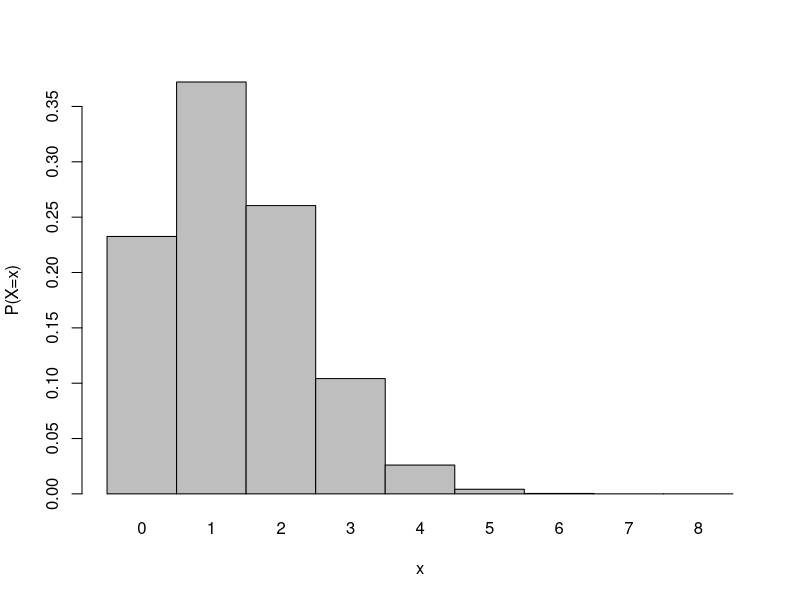
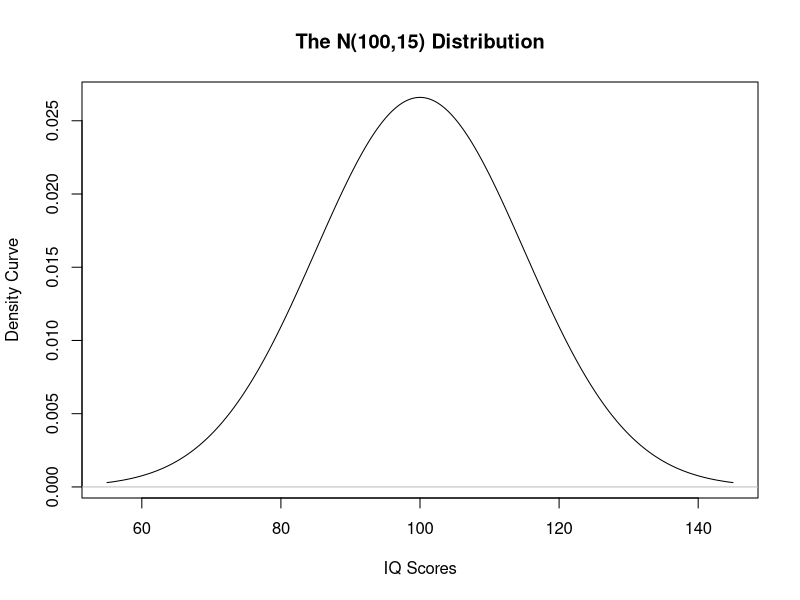
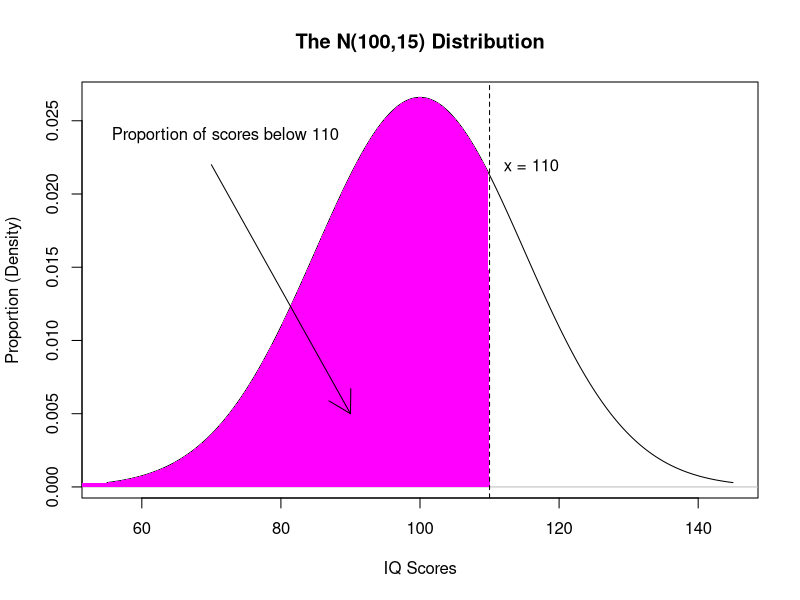
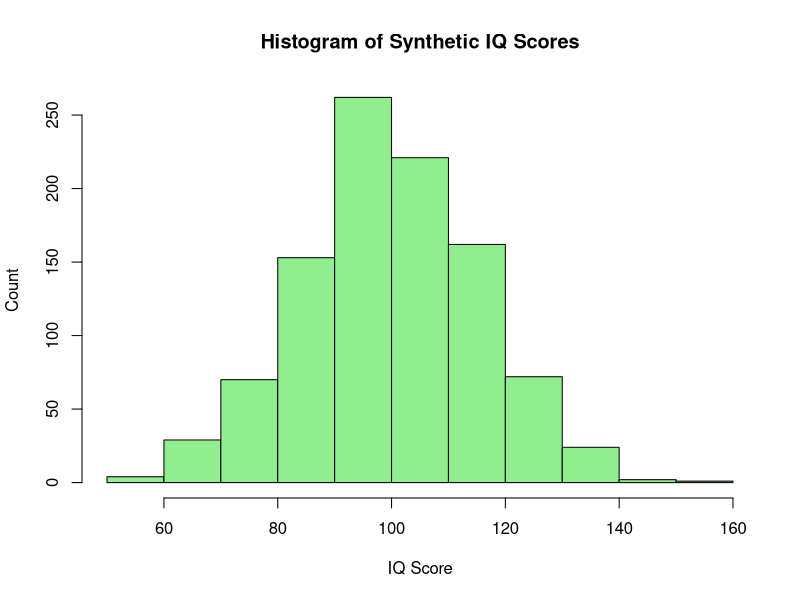
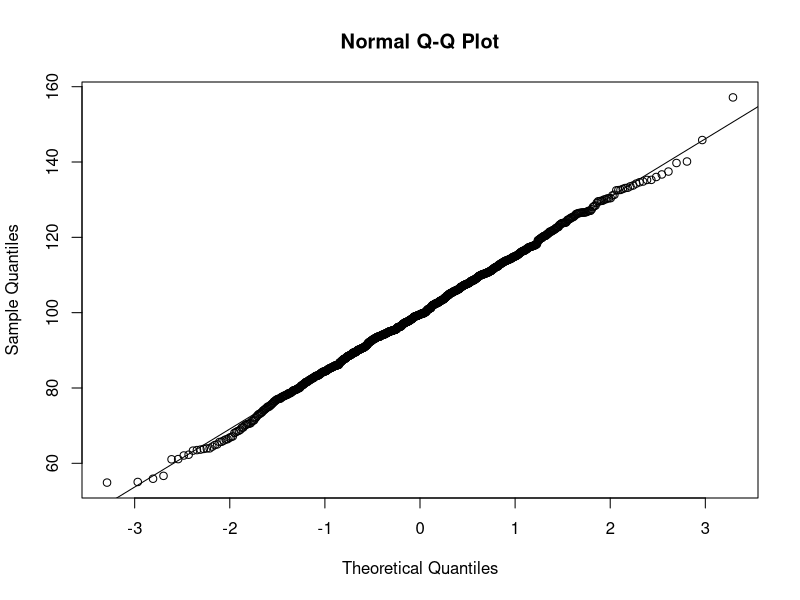

These charts were generated, in order, by the following R code:
## ---- chunk 1
knitr::opts_chunk$set(echo = TRUE)
## ---- chunk 2
dbinom(x=5, size=8, prob = 1/6)
## ---- chunk 3
X.prob <- dbinom(x=0:8, size=8, prob = 1/6)
X.prob
## ---- chunk 4
sum(X.prob)
## ---- chunk 5
round(X.prob, 3)
## ---- chunk 6
n=8
p=1/6
mu<- n*p
variance<-n*p*(1-p)
mu
variance
## ---- chunk 7
barplot(X.prob, names.arg = 0:8,
        space=0,
        xlab="x",
        ylab="P(X=x)")
## ---- chunk 8
## Using dbinom
sum(dbinom(x=0:3,size=8,prob=1/6))
## Or pbinom
pbinom(q=3,size=8,prob=1/6)
## ---- chunk 9
1 - pbinom(q=2, size=8,prob=1/6)
## ---- chunk 10
qbinom(p=0.95, size = 8, prob = 1/6)
## ---- chunk 11
rbinom(n=1,size=8,prob=1/6)
rbinom(n=1,size=8,prob=1/6)
rbinom(n=1,size=8,prob=1/6)
rbinom(n=3,size=8,prob=1/6)
## ---- chunk 12
mu=100;sigma=15
domain=mu-3*sigma:mu+3*sigma
z<-seq(mu-3*sigma,mu+3*sigma,length = 300)
fx<- dnorm(z,mean = mu,sd = sigma)
plot(z,fx,type = "l",xlim = c(mu-3*sigma,mu+3*sigma),main="The N(100,15) Distribution", xlab = "IQ Scores",ylab = "Density Curve")
abline(h = 0, col = "gray")
## ---- chunk 13
mu=100;sigma=15
domain=mu-3*sigma:mu+3*sigma
z<-seq(mu-3*sigma,mu+3*sigma,length = 300)
fx<- dnorm(z,mean = mu,sd = sigma)
plot(z,fx,type = "l",xlim = c(mu-3*sigma,mu+3*sigma),main="The N(100,15) Distribution", xlab = "IQ Scores",ylab = "Proportion (Density)")
abline(h = 0, col = "gray")

# Fill in the cumulative proportion
lowbd<-mu-5*sigma
highbd<-110
xvals_sub<- z[z>=lowbd & z<=highbd]
fx_sub<- fx[z>=lowbd & z<=highbd]
polygon(rbind(c(lowbd,0),cbind(xvals_sub,fx_sub),c(highbd,0)),border=NA,col="magenta")

#Place x-value and text
abline(v=110,lty=2)
text(116,0.022,labels = "x = 110")

arrows(70,0.022,90,0.005)
text(72,0.024,labels = "Proportion of scores below 110")
## ---- chunk 14
pnorm(2/3)
pnorm(0.67)
## ---- chunk 15
pnorm(110,mean = 100,sd = 15)
## ---- chunk 16
1-pnorm(110, mean = 100, sd = 15)
## ---- chunk 17
pnorm(110, mean = 100, sd = 15, lower.tail = F)
## ---- chunk 18
pnorm(120, mean = 100, sd = 15)-pnorm(80, mean = 100, sd = 15)
## ---- chunk 19
qnorm(0.25, mean = 100, sd = 15)
## ---- chunk 20
qnorm(0.02, mean = 100, sd = 15, lower.tail = F)
## ---- chunk 21
rnorm(n=4)
## ---- chunk 22
rnorm(n=4, mean = 100, sd = 15)
## ---- chunk 23
set.seed(1)
iq <- rnorm(n = 1000, mean = 100, sd = 15)
## ---- chunk 24
hist(iq, main = "Histogram of Synthetic IQ Scores", xlab = "IQ Score", ylab = "Count", col = "light green")
## ---- chunk 25
qqnorm(iq)
qqline(iq)
